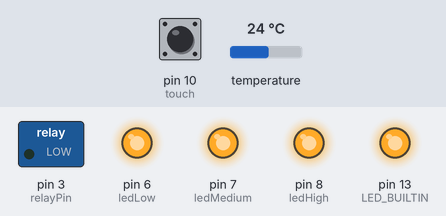
This sketch was run on a simulated Arduino Uno, built with avr-gcc and run on an emulated ATmega328P. Parts: switched loads named in the sketch (green lamp = pin HIGH), output pins drawn as LEDs (lit = HIGH). Inputs (shaded band) come from the test bench; at power-on: pin 10 (touch) LOW, temperature 24 °C. EEPROM starts erased; what the sketch prints to the serial monitor is not drawn.

Above: at 1.3 s.
1.4 s: pin 10 (touch) pulled HIGH for 3.2 s
At 4.2 s:
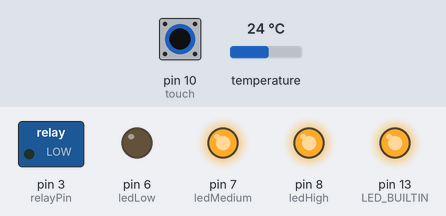
At 5.7 s:
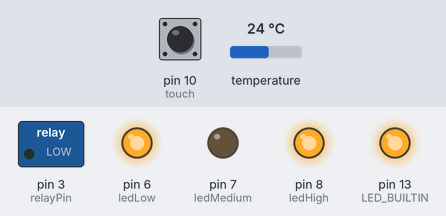
6.1 s: temperature set to 14.5 °C
7.6 s: temperature set to 13.6 °C
9.1 s: temperature set to 23.2 °C
10.9 s: temperature set to 24.3 °C
12.4 s: pin 10 (touch) pulled HIGH for 0.15 s
At 13.1 s:
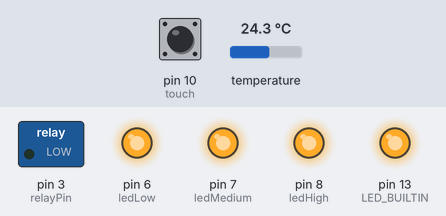
Timing chart, 0 to 15.4 s (numbered marks = the images above; inputs shaded):
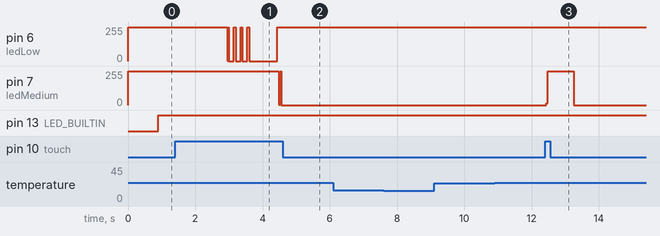

Measured:
- after the input at 1.4 s, pin 7 (ledMedium): 255/255 → 0/255 after 3.1 s
- after the input at 6.1 s, every drawn part: stays the same
- after the input at 7.6 s, every drawn part: stays the same
- after the input at 9.1 s, every drawn part: stays the same
- after the input at 10.9 s, every drawn part: stays the same
- after the input at 12.4 s, pin 7 (ledMedium): 0/255 → 255/255 at once, → 0/255 0.81 s later

The sketch:

teapot.ino
```cpp
// Include the libraries we need
#include <OneWire.h>
#include <DallasTemperature.h>

#include <EEPROM.h>

// Data wire is plugged into port 2 on the Arduino
#define ONE_WIRE_BUS 5

// Setup a oneWire instance to communicate with any OneWire devices (not just Maxim/Dallas temperature ICs)
OneWire oneWire(ONE_WIRE_BUS);

// Pass our oneWire reference to Dallas Temperature.
DallasTemperature sensors(&oneWire);

// arrays to hold device address
DeviceAddress insideThermometer;

/*
 * Setup function. Here we do the basics
 */

int relayPin = 3;

int ledLow = 6;
int ledMedium = 7;
int ledHigh = 8;
int button = 9;
int touch = 10;

float currentTemp = 0;
float previousTemp = -1824.00;
float setpoint = EEPROM.read(1);
int tolerance = 2;

long long timer = 0;
long btnTimer = 0;
long timeDelay = 1000;

int activeLed = EEPROM.read(2);


boolean buttonActive = false;
boolean changeTemperature = false;
long buttonTimer = 0;
long longPressTime = 1000;


boolean blinker = false;
boolean ledBlinkerState;
long long ledBlinkerTimer;
long blinkerDelay = 50;


void setup(void) {
  pinMode(ledLow, OUTPUT);
  pinMode(ledMedium, OUTPUT);
  pinMode(ledHigh, OUTPUT);

  digitalWrite(ledLow, HIGH);
  digitalWrite(ledMedium, HIGH);
  digitalWrite(ledHigh, HIGH);

  pinMode(button, INPUT);
  pinMode(touch, INPUT);
  pinMode(relayPin, OUTPUT);

  pinMode(LED_BUILTIN, OUTPUT);
  // start serial port
  Serial.begin(9600);
  Serial.println("Dallas Temperature IC Control Library Demo");

  // locate devices on the bus
  Serial.print("Locating devices...");
  sensors.begin();
  Serial.print("Found ");
  Serial.print(sensors.getDeviceCount(), DEC);
  Serial.println(" devices.");

  // report parasite power requirements
  Serial.print("Parasite power is: ");
  if (sensors.isParasitePowerMode()) Serial.println("ON");
  else Serial.println("OFF");

  if (!sensors.getAddress(insideThermometer, 0)) Serial.println("Unable to find address for Device 0");

  // show the addresses we found on the bus
  Serial.print("Device 0 Address: ");
  printAddress(insideThermometer);
  Serial.println();

  // set the resolution to 9 bit (Each Dallas/Maxim device is capable of several different resolutions)
  sensors.setResolution(insideThermometer, 12);

  Serial.print("Device 0 Resolution: ");
  Serial.print(sensors.getResolution(insideThermometer), DEC);
  Serial.println();
}

void relayOn() {
  digitalWrite(relayPin, LOW);
  digitalWrite(LED_BUILTIN, HIGH);
  Serial.println("RELAY ON");
}

void relayOff() {
  digitalWrite(relayPin, HIGH);
  digitalWrite(LED_BUILTIN, LOW);
  Serial.println("RELAY OFF");
}

// function to print the temperature for a device
float printTemperature(DeviceAddress deviceAddress)
{
  float tempC = sensors.getTempC(deviceAddress);
  Serial.print("Temp C: ");
  Serial.println(tempC);
  Serial.print("Setpoint: ");
  Serial.println(setpoint);
  return tempC;
}

void touchState() {
//  if (millis() >= btnTimer){
//    if (digitalRead(touch) == HIGH) {
  if (changeTemperature == true){
    changeTemperature = false;
    if (setpoint == 120) {
      setpoint = 0;
      activeLed = 4;
      EEPROM.write(1, 0);
      EEPROM.write(2, 4);
    } else if (setpoint == 90) {
      setpoint = 120;
      activeLed = 3;
      EEPROM.write(1, 120);
      EEPROM.write(2, 3);
    } else if (setpoint == 80) {
      setpoint = 90;
      activeLed = 2;
      EEPROM.write(1, 90);
      EEPROM.write(2, 2);
    } else if (setpoint == 0){
      setpoint = 80;
      activeLed = 1;
      EEPROM.write(1, 80);
      EEPROM.write(2, 1);
    } else {
      setpoint = 80;
      activeLed = 1;
      EEPROM.write(1, 80);
      EEPROM.write(2, 1);
    }
  }
}
//  }
//}

void touchPress(){
  if (digitalRead(touch) == HIGH) {
    if (millis() >= btnTimer){
      Serial.println("buttonPressed");
      btnTimer = millis() + 1500;
      blinker = true;
      if (buttonActive == false) {
        buttonActive = true;
        buttonTimer = millis();
      }
      if ((millis() - buttonTimer > longPressTime) && (changeTemperature == false)) {
        Serial.println("TemperatureChanged");
        changeTemperature = true;
      }
    }
  } else if (millis() < btnTimer || digitalRead(touch) == LOW) {
    blinker = false;
    if (buttonActive == true) {
      if (changeTemperature == true) {
        changeTemperature = false;
      }
      buttonActive = false;
    }
  }
}


void ledSwitcher(){

  if(activeLed == 0){
   digitalWrite(ledLow, LOW);
   digitalWrite(ledMedium, LOW);
   digitalWrite(ledHigh, LOW);
  } else {
    if(activeLed == 1){
      if (blinker == true){
        if (millis() >= ledBlinkerTimer){
          if (ledBlinkerState == false){
            ledBlinkerState = true;
            digitalWrite(ledLow, LOW);
            ledBlinkerTimer += blinkerDelay * 3;
          } else {
            ledBlinkerState = false;
            digitalWrite(ledLow, HIGH);
            ledBlinkerTimer += blinkerDelay;
          }
        }
      } else {
        digitalWrite(ledLow, LOW);
      }
      digitalWrite(ledMedium, HIGH);
      digitalWrite(ledHigh, HIGH);
    } else if(activeLed == 2){
      if (blinker == true){
        if (millis() >= ledBlinkerTimer){
          if (ledBlinkerState == false){
            ledBlinkerState = true;
            digitalWrite(ledMedium, LOW);
            ledBlinkerTimer += blinkerDelay * 2;
          } else {
            ledBlinkerState = false;
            digitalWrite(ledMedium, HIGH);
            ledBlinkerTimer += blinkerDelay;
          }
        }
      } else {
        digitalWrite(ledMedium, LOW);
      }
      digitalWrite(ledLow, HIGH);
      digitalWrite(ledHigh, HIGH);
    } else if(activeLed == 3){
      if (blinker == true){
        if (millis() >= ledBlinkerTimer){
          if (ledBlinkerState == false){
            ledBlinkerState = true;
            digitalWrite(ledHigh, LOW);
            ledBlinkerTimer += blinkerDelay * 2;
          } else {
            ledBlinkerState = false;
            digitalWrite(ledHigh, HIGH);
            ledBlinkerTimer += blinkerDelay;
          }
        }
      } else {
        digitalWrite(ledHigh, LOW);
      }
      digitalWrite(ledLow, HIGH);
      digitalWrite(ledMedium, HIGH);
    } else if(activeLed == 4){
      if (blinker == true){
        if (millis() >= ledBlinkerTimer){
          if (ledBlinkerState == false){
            ledBlinkerState = true;
            digitalWrite(ledLow, LOW);
            digitalWrite(ledMedium, LOW);
            digitalWrite(ledHigh, LOW);
            ledBlinkerTimer += blinkerDelay * 2;
          } else {
            ledBlinkerState = false;
            digitalWrite(ledLow, HIGH);
            digitalWrite(ledMedium, HIGH);
            digitalWrite(ledHigh, HIGH);
            ledBlinkerTimer += blinkerDelay;
          }
        }
      } else {
        digitalWrite(ledLow, HIGH);
        digitalWrite(ledMedium, HIGH);
        digitalWrite(ledHigh, HIGH);
      }
    }
  }
}


void updateLed(){
  if (setpoint == 120) {
    activeLed = 3;
  } else if (setpoint == 90) {
    activeLed = 2;
  } else if (setpoint == 80) {
    activeLed = 1;
  } else if (setpoint == 0) {
    activeLed = 4;
  }

}


void loop(void) {
  touchPress();
  touchState();
  ledSwitcher();
  if (millis() >= timer) {
    // call sensors.requestTemperatures() to issue a global temperature
    // request to all devices on the bus
    Serial.print("Requesting temperatures...");
    sensors.requestTemperatures(); // Send the command to get temperatures
    Serial.println("DONE");

    // It responds almost immediately. Let's print out the data
    currentTemp = printTemperature(insideThermometer); // Use a simple function to print out the data
    if (currentTemp != -127.00){
      if (previousTemp == -1824.00){
        previousTemp = currentTemp;
      }
      float result = currentTemp - previousTemp;
      if (abs(result) >= 10){
        currentTemp = -127.00;
      } else {
        previousTemp = currentTemp;
      }
    }
    if (currentTemp <= -127.00){
      Serial.println("ERROR READING SENSOR");
      activeLed = 0;
      ledSwitcher();
      timer = millis() + timeDelay;
      relayOff();
    } else {
      if(activeLed == 0){
        updateLed();
      }
      if (currentTemp <= setpoint - tolerance) {
        relayOn();
      } else if (currentTemp >= setpoint) {
        relayOff();
      }
      timer = millis() + timeDelay;
    }
  }
}

// function to print a device address
void printAddress(DeviceAddress deviceAddress)
{
  for (uint8_t i = 0; i < 8; i++)
  {
    if (deviceAddress[i] < 16) Serial.print("0");
    Serial.print(deviceAddress[i], HEX);
  }
}
```
